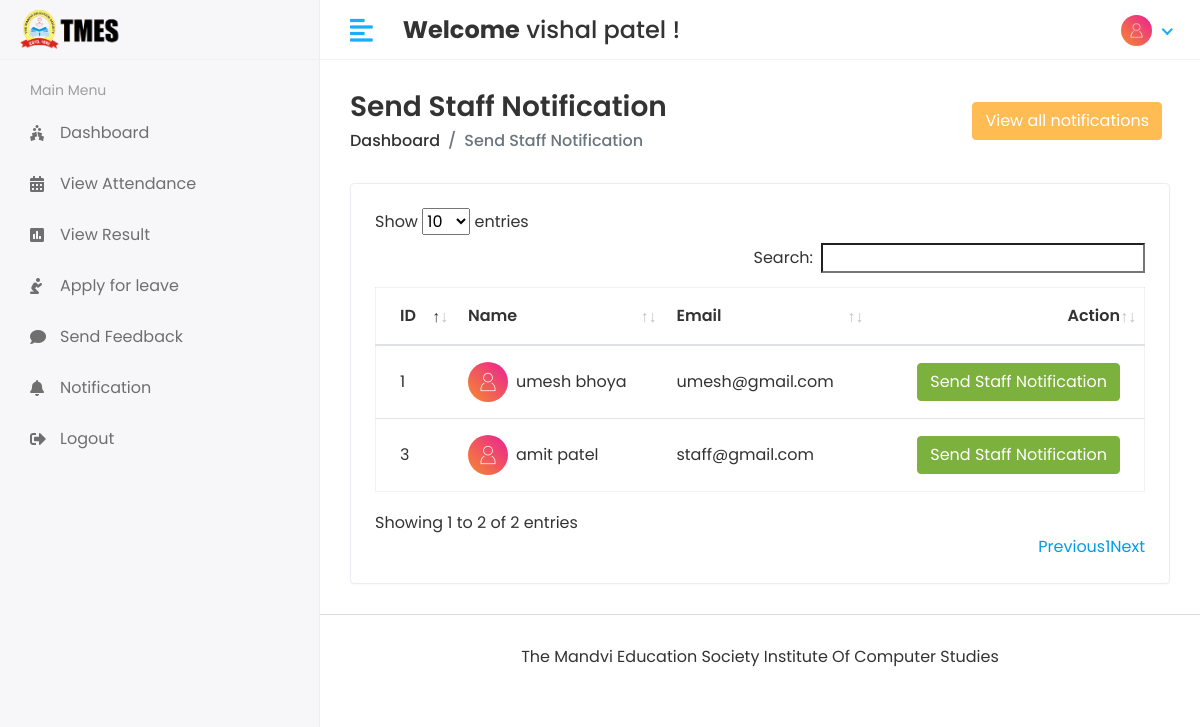
The page /Hod/Staff/Send_Notification (signed in) on the database its author committed.
### app/models.py (models this page shows, shortened)
class CustomUser(AbstractUser):
    USER = (
        (1, 'HOD'),
        (2, 'STAFF'),
        (3, 'STUDENT')
    )
    user_type = models.CharField(choices=USER, max_length=50, default=1)
    profile_pic = models.ImageField(upload_to='media/profile_pic')

class Staff(models.Model):
    admin = models.OneToOneField(CustomUser, on_delete=models.CASCADE)
    address = models.TextField()
    st_no = models.IntegerField(default=0)
    gender = models.CharField(max_length=100)
    created_at = models.DateTimeField(auto_now_add=True)
    updated_at = models.DateTimeField(auto_now_add=True)

### student_management_system/Hod_Views.py (the view)
# urls.py: path('Hod/Staff/Send_Notification',Hod_Views.STAFF_SEND_NOTIFICATION,name='staff_send_notification'),
@login_required(login_url='/')
def STAFF_SEND_NOTIFICATION(request):
    staff = Staff.objects.all()
    see_notification = Staff_Notification.objects.all().order_by('-id')[0:5]
    context = {
        'staff':staff,
        'see_notification':see_notification,
    }
    return render(request,'Hod/staff_notification.html',context)

### templates/Hod/staff_notification.html (shortened to what this page needs)
{% extends 'base.html' %}
{% block content%}
<div class="content container-fluid">
   <div class="page-header">
      <div class="row align-items-center">
         <div class="col">
            <h3 class="page-title">Send Staff Notification</h3>
            <ul class="breadcrumb">
               <li class="breadcrumb-item"><a href="{% url 'hod_home' %}">Dashboard</a></li>
               <li class="breadcrumb-item active">Send Staff Notification</li>
            </ul>
         </div>
         <div class="col-auto text-right float-right ml-auto">
             <button class="btn btn-primary mr-2" data-toggle="modal" data-target=".bd-example-modal-lg" type="button">View all notifications</button>
         </div>
      </div>
   </div>
   <div class="row">
      <div class="col-sm-12">
         <div class="card card-table">
            <div class="card-body">
               <div class="table-responsive">
                  <table id="table_id" class="table table-hover table-center mb-0 ">
                     <thead>
                        <tr>
                           <th>ID</th>
                           <th>Name</th>
                           <th>Email</th>
                           <th class="text-right">Action</th>
                        </tr>
                     </thead>
                     <tbody>
                     {% for i in staff %}
                        <tr>
                           <td>{{i.id}}</td>
                           <td>
                              <h2 class="table-avatar">
                                 <a href="student-details.html" class="avatar avatar-sm mr-2"><img class="avatar-img rounded-circle" src="/{{i.admin.profile_pic}}" alt="User Image"></a>
                                 <a href="student-details.html">{{i.admin.first_name}}&nbsp;{{i.admin.last_name}}</a>
                              </h2>
                           </td>
                           <td>{{i.admin.email}}</td>
                           <td class="text-right">
                              <button type="button" class="btn btn-success" data-toggle="modal" data-target="#send_notification_modal-{{forloop.counter}}">
                                    Send Staff Notification
                              </button>
                           </td>
                        </tr>
                     {% endfor %}
                     </tbody>
                  </table>
               </div>
            </div>
         </div>
      </div>
   </div>
</div>
{% endblock %}

### templates/includes/header.html (shortened to what this page needs)
{% load static %}
<div class="header">
    {% if user.user_type == '1' %}
    <div class="header-left">
       <a href="{% url 'hod_home' %}" class="logo">
       <img src="{% static 'assets/img/tmes-logo2.png' %}" alt="Logo">
       </a>
       <a href="{% url 'hod_home' %}" class="logo logo-small">
       <img src="{% static 'assets/img/tmes-logo.png' %}" alt="Logo" width="30" height="30">
       </a>
    </div>
    {% else %}
    <div class="header-left">
       <a href="{% url 'student_home' %}" class="logo">
       <img src="{% static 'assets/img/tmes-logo2.png' %}" alt="Logo">
       </a>
    </div>
    {% endif %}
    <a href="javascript:void(0);" id="toggle_btn">
    <i class="fas fa-align-left"></i>
    </a>
    <div class="top-nav-search mt-3">
       <h4><strong>Welcome</strong>&nbsp;<span>{{user.first_name}} {{user.last_name}}</span>&nbsp;!</h4>
    </div>
    <ul class="nav user-menu">
       <li class="nav-item dropdown has-arrow">
          <a href="#" class="dropdown-toggle nav-link" data-toggle="dropdown">
             {% if user.profile_pic == "" %}
          <span class="user-img"><img class="rounded-circle" src="{% static 'assets/img/a1234.png' %}" width="31"></span>
             {% else %}
          <span class="user-img"><img class="rounded-circle" src="/{{user.profile_pic}}" width="31"></span>
             {% endif %}
          </a>
       </li>
    </ul>
 </div>

### static/assets/css/style.css (style rules this page uses)
html { height: 100%; }
body { background-color: #fff; color: #333; font-family: 'Poppins', sans-serif; font-size: 1rem; height: 100%; line-height: 1.5; overflow-x: hidden; }
h1, h2, h3, h4, h5, h6 { font-family: 'Poppins', sans-serif; margin-top: 0; }
a { color: #009ce7; }
input, button, a { transition: all 0.4s ease; -moz-transition: all 0.4s ease; -o-transition: all 0.4s ease; -ms-transition: all 0.4s ease; -webkit-transition: all 0.4s ease; }
input, input:focus, button, button:focus { outline: none; }
ul, ol { padding: 0px; list-style: none; }
.table { color: #333; max-width: 100%; margin-bottom: 0; width: 100%; }
.table.dataTable { border-collapse: collapse !important; border: 1px solid rgba(0, 0, 0, 0.05); }
table.table td h2 { display: inline-block; font-size: inherit; font-weight: 400; margin: 0; padding: 0; vertical-align: middle; }
table.table td h2.table-avatar { align-items: center; display: inline-flex; font-size: inherit; font-weight: 400; margin: 0; padding: 0; vertical-align: middle; white-space: nowrap; }
table.table td h2 a { color: #333; }
.table thead tr th { font-weight: 600; }
.table tbody tr { border-bottom: 1px solid rgba(0, 0, 0, 0.05); }
.table.table-center td, .table.table-center th { vertical-align: middle; }
.card-table .card-body .table > thead > tr > th { border-top: 0; }
.card-table .card-body .table tr td:first-child, .card-table .card-body .table tr th:first-child { padding-left: 1.5rem; }
.card-table .card-body .table tr td:last-child, .card-table .card-body .table tr th:last-child { padding-right: 1.5rem; }
.card-table .table td, .card-table .table th { border-top: 1px solid #e2e5e8; padding: 1rem 0.75rem; white-space: nowrap; }
.btn-primary { background-color: #FFBC53; border: 1px solid #FFBC53; }
.btn-success { background-color: #7bb13c; border: 1px solid #7bb13c }
.card { border: 1px solid #ececf5; box-shadow: 0 1px 3px 0 rgba(0, 0, 0, 0.03); margin-bottom: 1.875rem; }
.card-body { padding: 1.5rem; }
.avatar { position: relative; display: inline-block; width: 3rem; height: 3rem }
.avatar > img { width: 100%; height: 100%; -o-object-fit: cover; object-fit: cover; }
.avatar-sm { width: 2.5rem; height: 2.5rem; }
.header { background-color: #fff; border-bottom: 1px solid #f3f3f4; left: 0; position: fixed; right: 0; top: 0; z-index: 1001; height: 60px; }
.header .header-left { float: left; height: 60px; padding: 0 20px; position: relative; width: 320px; z-index: 1; transition: all 0.2s ease-in-out; background-color: #f7f7fa; border-bottom: 1px solid #efefef; border-right: 1px solid #ececf5; display: flex; align-items: center; }
.header .header-left .logo { display: inline-block; line-height: 60px; }
.header .header-left .logo img { max-height: 40px; width: auto; }
.header .dropdown-toggle:after { display: none; }
.header .has-arrow .dropdown-toggle:after { border-top: 0; border-left: 0; border-bottom: 2px solid #18aefa; border-right: 2px solid #18aefa; content: ''; height: 8px; display: inline-block; pointer-events: none; -webkit-transform-origin: 66% 66%; -ms-transform-origin: 66% 66%; transform-origin: 66% 66%; -webkit-transform: rotate(45deg); -ms-transform: rotate(45deg); transform: rotate(45deg); -webkit-transition: all 0.15s ease-in-out; transition: all 0.15s ease-in-out; width: 8px; vertical-align: 0px; }
.user-menu { float: right; margin: 0; position: relative; z-index: 99; padding-right: 15px; }
.user-menu.nav > li > a { color: #a0a0a0; font-size: 14px; line-height: 58px; padding: 0 15px; height: 60px; }
.user-img { margin-right: 3px; position: relative; }
.top-nav-search { float: left; margin-left: 15px; }
.page-wrapper > .content { padding: 1.875rem 1.875rem 0; }
.page-header { margin-bottom: 1.875rem; }
.page-header .breadcrumb { background-color: transparent; color: #6c757d; font-size: 1rem; font-weight: 500; margin-bottom: 0; padding: 0; }
.page-header .breadcrumb a { color: #333; }
.page-title { font-size: 28px; font-weight: 600; color: #333; margin-bottom: 5px; }
@media (min-width: 992px) { #toggle_btn { align-items: center; color: #18aefa; display: inline-flex; float: left; font-size: 26px; height: 60px; justify-content: center; margin-left: 15px; padding: 0 15px; } }

### rows shown on the page
CustomUser: first_name "vishal", last_name "patel", profile_pic (picture)
Staff: id "1", admin.profile_pic (picture), admin.first_name "umesh", admin.last_name "bhoya", admin.email "umesh@gmail.com"
Staff: id "3", admin.profile_pic (picture), admin.first_name "amit", admin.last_name "patel", admin.email "staff@gmail.com"
